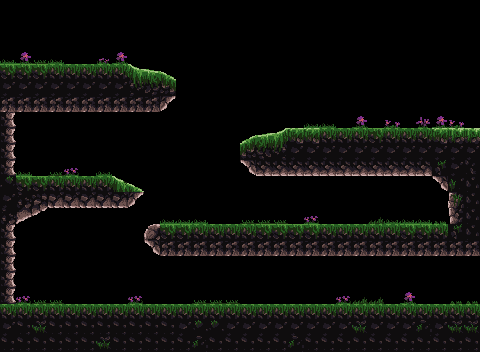

The image is a tile-based game level rendered from a .tmx file. Its description and source (layers, tilesets, objects; grid data summarised) follow:
An orthogonal 30x22 tile map with 16x16 px tiles, 1 tile layer (Capa de patrones 1).

<map version="1.8" tiledversion="1.8.5" orientation="orthogonal" renderorder="right-down" width="30" height="22" tilewidth="16" tileheight="16" infinite="0" nextlayerid="3" nextobjectid="1">
 <editorsettings>
  <export target="level1.json" format="json" />
 </editorsettings>
 <tileset firstgid="1" source="pallete1.tsx" />
 <imagelayer id="2" name="Capa de Imagen 1" />
 <layer id="1" name="Capa de patrones 1" width="30" height="22">
  <data>[660 cells, 289 non-empty, 51 distinct tile ids]</data>
 </layer>
</map>
